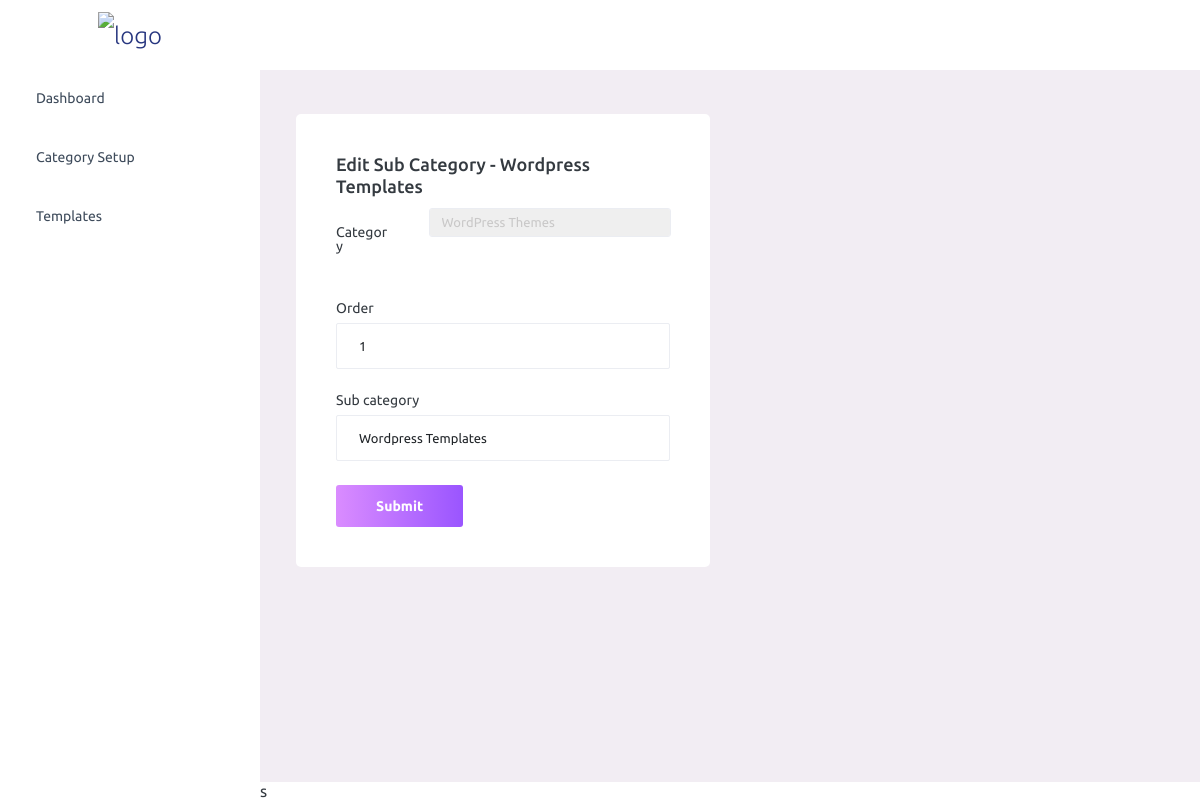
Screenshot of /edit_sub_category/2 (signed in) with the database file from the repository.
### adminpanel/models.py (models this page shows, shortened)
class SubCategory(models.Model):
    category = models.ForeignKey(Category, on_delete=models.CASCADE)
    sub_category = models.CharField(max_length=100, unique=True)
    order = models.IntegerField(null=True)
    STATUS_CHOICES = (("active", "active"), ("inactive", "inactive"))
    status = models.CharField(max_length=100, choices=STATUS_CHOICES, default="active")
    created = models.DateTimeField(auto_now_add=True, null=True)
    class Meta:
        verbose_name_plural = "2. Sub Category"

class Category(models.Model):
    category = models.CharField(max_length=100, unique=True)
    category_image = models.ImageField(null=True, upload_to="category_images/")
    order = models.IntegerField(null=True)
    STATUS_CHOICES = (("active", "active"), ("inactive", "inactive"))
    status = models.CharField(max_length=100, choices=STATUS_CHOICES, default="active")
    created = models.DateTimeField(auto_now_add=True, null=True)
    class Meta:
        verbose_name_plural = "1. Category"

### adminpanel/views.py (the view)
# urls.py: path('edit_sub_category/<int:id>', views.edit_sub_category, name='edit_sub_category'),
@login_required
def edit_sub_category(request,id):
    if request.method == "POST":
        cat_id = request.POST.get("category")
        sub_sub_category = request.POST.get("sub_category")
        order = request.POST.get("order")
        category = Category.objects.get(id=cat_id)
        new_sub_category = SubCategory.objects.get(id=id)
        new_sub_category.category = category
        new_sub_category.sub_category = sub_sub_category
        new_sub_category.order = order
        new_sub_category.save()
        return redirect("sub_category")
    else:
        cat = Category.objects.all()
        sub_cat_data = SubCategory.objects.get(id=id)
        context = {
            "cat":cat,
            "sub_cat_data":sub_cat_data
        }
    return render(request, "admin/edit_sub_category.html",context)

### templates/admin/edit_sub_category.html (shortened to what this page needs)
{% load static %}
{% include 'admin/nav.html' %}
<div class="main-panel">
    <div class="content-wrapper">
      <div class="row">
        <div class="col-md-6 grid-margin stretch-card">
          <div class="card">
            <div class="card-body">
              <h4 class="card-title">Edit Sub Category - {{sub_cat_data.sub_category}}</h4>
              <form class="forms-sample" action="{% url 'edit_sub_category' id=sub_cat_data.id %}" method="post" enctype="multipart/form-data">
                <div class="form-group row">
                    <label class="col-sm-3 col-form-label">Category</label>
                    <div class="col-sm-9">
                      <select class="form-control" name="category">
                        {% for cat in cat %}
                        <option value="{{cat.id}}" {% if cat.id == sub_cat_data.category.id %} selected {% endif %}>{{cat.category}}</option>
                        {% endfor %}
                      </select>
                    </div>
                  </div>
                <div class="form-group">
                  <label for="exampleInputEmail1">Order</label>
                  <input type="number" class="form-control" id="exampleInputEmail1" placeholder="Order" name="order" required value="{{ sub_cat_data.order}}">
                </div>
                <div class="form-group">
                    <label for="exampleInputEmail1">Sub category</label>
                    <input type="text" class="form-control" id="exampleInputEmail1" placeholder="Sub category" name="sub_category" required value="{{ sub_cat_data.sub_category}}">
                  </div>
                <button type="submit" class="btn btn-gradient-primary me-2">Submit</button>
              </form>
            </div>
          </div>
        </div>
      </div>
    </div>
{% include 'admin/footer.html' %}s

### rows the page displays
SubCategory: sub_category "Wordpress Templates", category "WordPress Themes", order "1"
